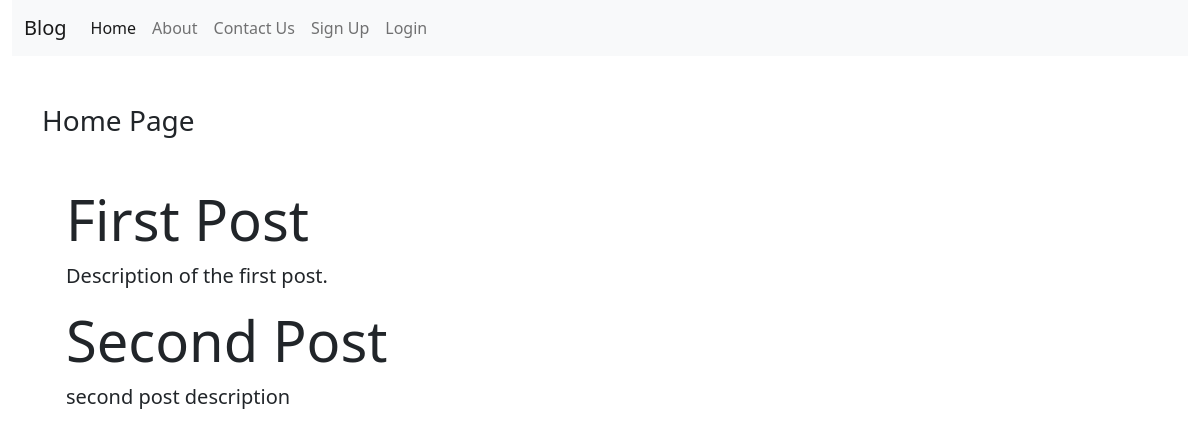
The app's page /, older data.
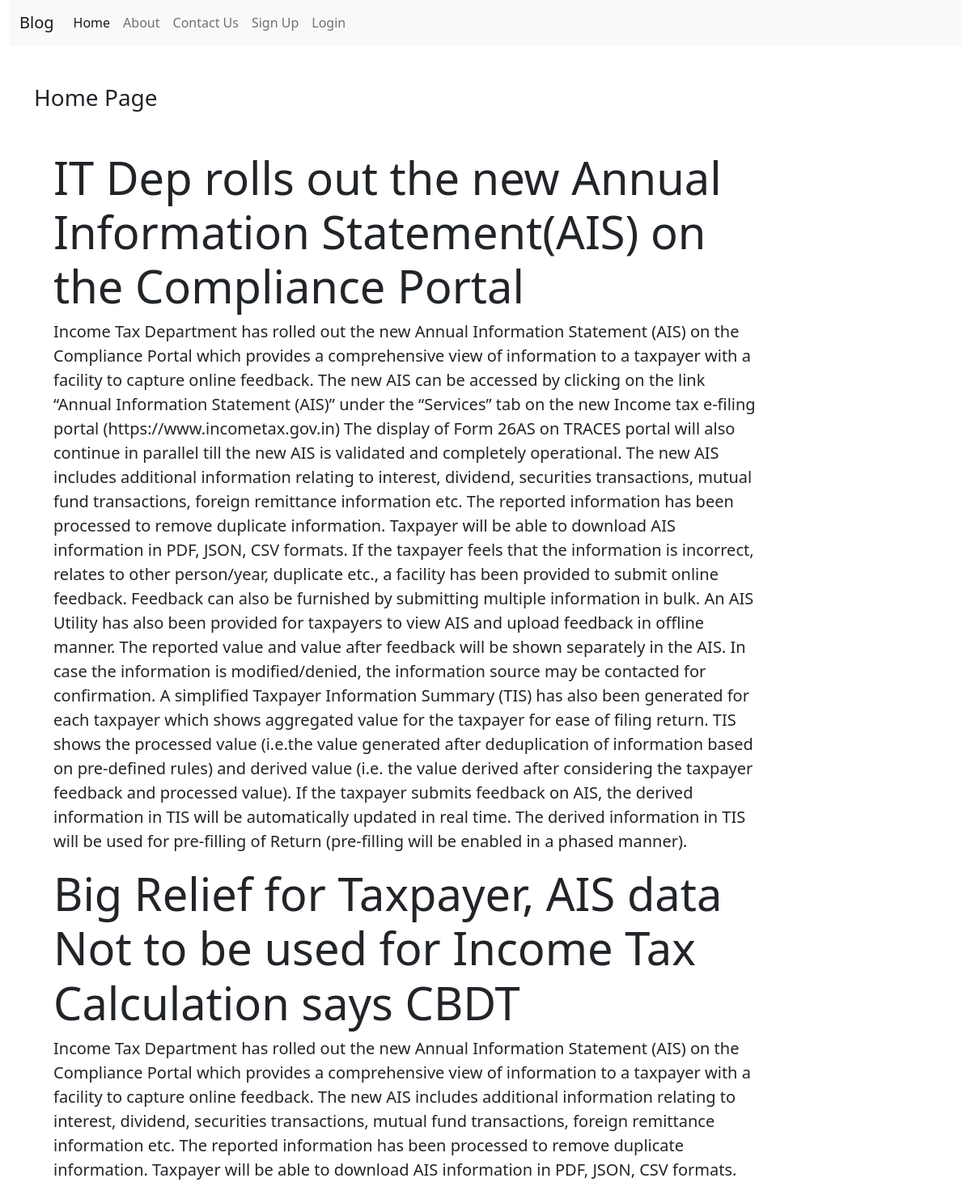
The same page, newer data.
### blogApp/models.py (models this page shows, shortened)
class Post(models.Model):
    title = models.TextField()
    desc = models.TextField()

### blogApp/views.py (the view)
# urls.py: path('', views.home_page, name='home'),
def home_page(request):
    post = Post.objects.all()
    return render(request, "blogApp/home.html",{"POST":post})

### blogApp/templates/blogApp/home.html
{% extends 'blogApp/base.html' %} {%load static%} {%block content%}
<div class="col-sm-10">
  <h3 class="test my-5">Home Page</h3>
  {% for posts in POST %}
  <div class="jumbotron jumbotron-fluid">
    <div class="container">
      <h1 class="display-4">{{posts.title}}</h1>
      <p class="lead">{{posts.desc}}</p>
    </div>
  </div>
  {% endfor %}
</div>
{%endblock content%}

### blogApp/templates/blogApp/base.html (shortened to what this page needs)
<!DOCTYPE html>
{% load static %}
<html lang="en">
  <head>
    <link rel="stylesheet" href="{%static 'blogApp/css/bootstrap.css'%}" />
    <link rel="stylesheet" href="{%static 'blogApp/css/style.css'%}" />
  </head>
  <body>
    <div class="container-fluid">{% include 'blogApp/navbar.html' %}</div>
    <div class="container">
      <div class="row">
        {% block side %} {% endblock side %} {% block content %} {% endblock content %}
      </div>
    </div>
  </body>
</html>

### blogApp/templates/blogApp/navbar.html (shortened to what this page needs)
<nav class="navbar navbar-expand-lg navbar-light bg-light">
  <div class="container-fluid">
    <a class="navbar-brand" href="#">Blog</a>
    <div class="collapse navbar-collapse" id="navbarNav">
      <ul class="navbar-nav">
        <li class="nav-item">
          <a class="nav-link active" aria-current="page" href="/">Home</a>
        </li>
        <li class="nav-item">
          <a class="nav-link" href="about">About</a>
        </li>
        <li class="nav-item">
          <a class="nav-link" href="contact">Contact Us</a>
        </li>
        {% if request.user.is_authenticated %}
        <li class="nav-item">
          <a class="nav-link" href="{% url 'dashboard' %} ">Dashboard</a>
        </li>
        <li class="nav-item">
          <a class="nav-link" href="{% url 'logout' %}">Logout</a>
        </li>
        {% else %}
        <li class="nav-item">
          <a class="nav-link" href="{% url 'signup' %}">Sign Up</a>
        </li>
        <li class="nav-item">
          <a class="nav-link" href="{% url 'login' %}">Login</a>
        </li>
        {% endif %}
      </ul>
    </div>
  </div>
</nav>

Row changes from the older to the newer data that the page shows:
removed Post: title "First Post", desc "Description of the first post."
removed Post: title "Second Post", desc "second post description"
added Post: title "IT Dep rolls out the new Annual Information Statement(AIS) on the Compliance Portal", desc "Income Tax Department has rolled out the new Annual Information Statement (AIS) on the Compliance Portal which provides a comprehensive view of information to a taxpayer with a facility to capture online feedback. The new AIS can be accessed by clicking on the link “Annual Information Statement (AIS)” under the “Services” tab on the new Income tax e-filing portal (https://www.incometax.gov.in) The display of Form 26AS on TRACES portal will also continue in parallel till the new AIS is validated and completely operational. The new AIS includes additional information relating to interest, dividend, securities transactions, mutual fund transactions, foreign remittance information etc. The…"
added Post: title "Big Relief for Taxpayer, AIS data Not to be used for Income Tax Calculation says CBDT", desc "Income Tax Department has rolled out the new Annual Information Statement (AIS) on the Compliance Portal which provides a comprehensive view of information to a taxpayer with a facility to capture online feedback. The new AIS includes additional information relating to interest, dividend, securities transactions, mutual fund transactions, foreign remittance information etc. The reported information has been processed to remove duplicate information. Taxpayer will be able to download AIS information in PDF, JSON, CSV formats."
